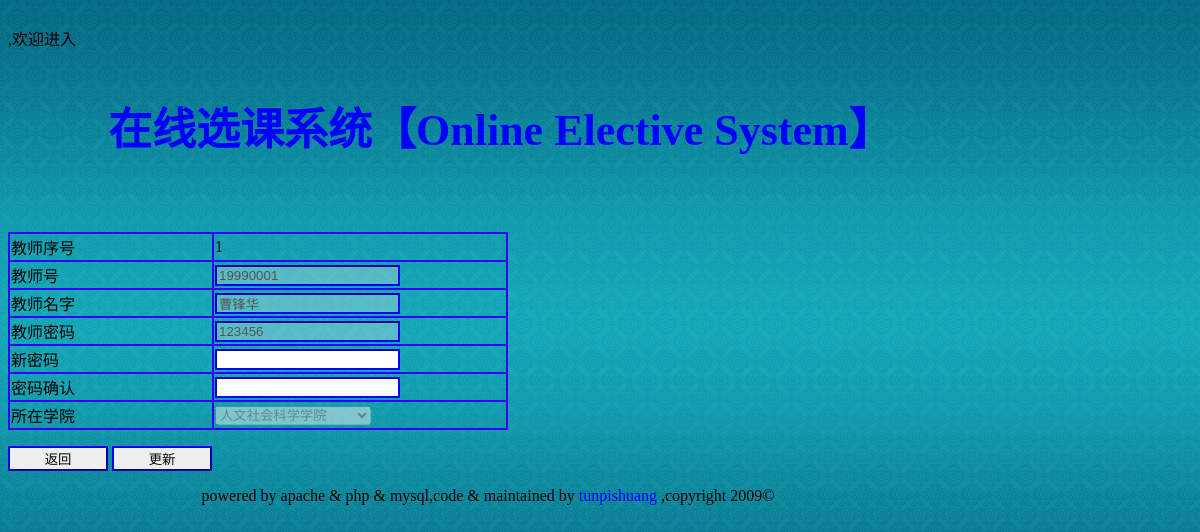
The page /teacher_modify.php?teacher_id=19990001 on the database its author committed.
### tables this page shows
CREATE TABLE `teacher`  (
  `id` int(11) NOT NULL AUTO_INCREMENT,
  `tid` varchar(20) NOT NULL,
  `tname` varchar(20) NULL DEFAULT NULL,
  `tpass` varchar(20) NULL DEFAULT NULL,
  `t_did` varchar(20) NULL DEFAULT NULL,
  PRIMARY KEY (`id`) USING BTREE,
  UNIQUE INDEX `id`(`id`) USING BTREE,
  UNIQUE INDEX `tid`(`tid`) USING BTREE,
  INDEX `t_did`(`t_did`) USING BTREE
);

### teacher_modify.php (the view, shortened to what this page needs)
<!DOCTYPE html PUBLIC "-//W3C//DTD XHTML 1.0 Transitional//EN" "http://www.w3.org/TR/xhtml1/DTD/xhtml1-transitional.dtd">
<html xmlns="http://www.w3.org/1999/xhtml">
<head>
<link href="css/style.css" rel="stylesheet" type="text/css" /><br />
<?php
$tid=$_GET["teacher_id"];
?>
</head>
<body>
<div id="container"><?php echo $_SESSION["name"]?>,欢迎进入
 <?php include("header.php")?>
    	<div id="main">
	<form action="teacher_update.php?teacher_id=<?=$tid?>" name="teacher_modify_form" onsubmit="return(check_teacher_pass())" method="post">
	<?php
		$result = mysql_query("select teacher.id,tid,tname,tpass,dname from teacher,dept where teacher.t_did=dept.did and teacher.tid =".$tid.";");
		list($id,$tid,$tname,$tpass,$dname)=mysql_fetch_array($result);
	?>
    <table width="500" height="20" border="1" bordercolor="#000000" cellspacing="0">
      <tr>
      	<td width="200">教师序号</td>
        <td><?php echo $id?></td>
      </tr>
      <tr>
      	<td width="200">教师号</td>
        <td><?php if(!isset($_SESSION["aid"]))
				 echo "<input type=\"text\" name=\"tid\" value=\"$tid\" disabled/>";
                 else echo "<input type=\"text\" name=\"tid\" value=\"$tid\"/>"
                 ?> </td>
      </tr>
      <tr>
      	<td width="200">教师名字</td>
        <td><?php if(!isset($_SESSION["aid"]))
				 echo "<input type=\"text\" name=\"tname\" value=\"$tname\" disabled />";
				 else echo "<input type=\"text\" name=\"tname\" value=\"$tname\"/>"
				 ?> </td>
      </tr>
      <tr>
      	<td width="200">教师密码</td>
		<td>
			<?php if(!isset($_SESSION["aid"]))
				 echo "<input type=\"text\" name=\"tpass\" value=\"$tpass\"  disabled />";
				 else echo "<input type=\"text\" name=\"tpass\" value=\"$tpass\"/>"
				 ?>
       </td>
 	 </tr>
    <?php if(!isset($_SESSION["aid"]) )  {
	echo ("<tr>
			<td width=\"200\">新密码</td>
			<td> <input type=\"password\" name=\"tpass_new1\" value=\"\" /> </td>
		   </tr>
          ");
	echo ("
		  <tr>
			<td width=\"200\">密码确认</td>
			<td> <input type=\"password\" name=\"tpass_new2\" value=\"\" /> </td>
		   </tr>
		  ");
	}?>
      <tr>
      	<td width="200">所在学院</td>
        <td><select name="t_did" <?php if(!isset($_SESSION["aid"])) echo ("disabled"); ?>>
        		<?php
                $result=mysql_query("select count(dname) as dept_num from dept");
				list($dept_num)=mysql_fetch_array($result);
				$result=mysql_query("select did,dname from dept ");
				for($i=0;$i<$dept_num;$i++)
				{
					list($did,$dname)=mysql_fetch_array($result);
					$result2=mysql_query("select teacher.t_did from teacher,dept where teacher.t_did=dept.did and teacher.tid=".$tid.";");
					list($t_did)=mysql_fetch_array($result2);
					if($t_did===$did)
						echo ("<option value=".$did." selected='selected'>".$dname."</option>");
					else
						echo ("<option value=".$did.">".$dname."</option>");
                }
				?>
        	</select>
        </td>
      </tr>
      </table>
    <p>
      <input type="button" value="返回" onclick="window.location='info_teacher.php'"  style="width:100px;" />
      <input type="submit" value="更新"  style="width:100px;" />
    </p>
    </form>
    </div>
    <div id="footer">
        <?php include("footer.php")?>
    </div>
  </div>
</body>
</html>

### css/style.css (style rules this page uses)
body { background-image:url(../img/blue.gif); background-repeat:repeat-x; }
input { border-width:2px; border-color:#00F; }
#container { width:960px; margin:0,100px; }
#main { margin-top:30px; float:left; margin-left:0px; }
#main table { border-width:1px; border-color:#30F; }
#main table tr td { border-width:1px; border-color:#30F; }
#footer { clear:both; width:inherit; text-align:center; margin-top:300px; }

### rows shown on the page
teacher: id "1", tid "19990001", tname "曹锋华", tpass "123456"

### other values the page prints
form field t_did "人文社会科学学院"
